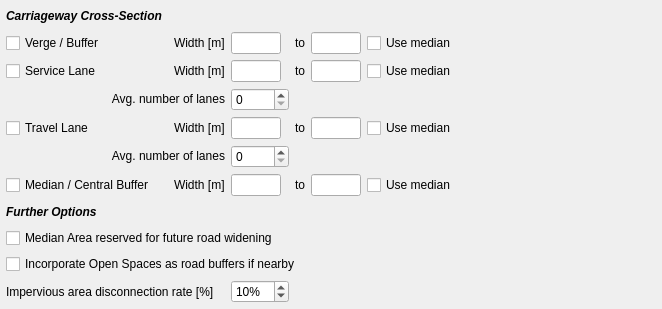
                   <widget class="QWidget" name="arterial_info_wdg_3" native="true">
                    <property name="sizePolicy">
                     <sizepolicy hsizetype="Preferred" vsizetype="Fixed">
                      <horstretch>0</horstretch>
                      <verstretch>0</verstretch>
                     </sizepolicy>
                    </property>
                    <property name="minimumSize">
                     <size>
                      <width>0</width>
                      <height>0</height>
                     </size>
                    </property>
                    <property name="maximumSize">
                     <size>
                      <width>16777215</width>
                      <height>16777215</height>
                     </size>
                    </property>
                    <layout class="QGridLayout" name="gridLayout_30">
                     <property name="leftMargin">
                      <number>6</number>
                     </property>
                     <property name="topMargin">
                      <number>6</number>
                     </property>
                     <property name="rightMargin">
                      <number>6</number>
                     </property>
                     <property name="bottomMargin">
                      <number>6</number>
                     </property>
                     <item row="10" column="0" colspan="7">
                      <widget class="QCheckBox" name="hwy_median_reserved">
                       <property name="whatsThis">
                        <string>If the median area cannot be developed at all, check this box to restrict any activity on this part of the infrastructure.</string>
                       </property>
                       <property name="text">
                        <string>Median Area reserved for future road widening</string>
                       </property>
                      </widget>
                     </item>
                     <item row="11" column="0" colspan="7">
                      <widget class="QCheckBox" name="hwy_openspacebuffer">
                       <property name="whatsThis">
                        <string>If the median area cannot be developed at all, check this box to restrict any activity on this part of the infrastructure.</string>
                       </property>
                       <property name="text">
                        <string>Incorporate Open Spaces as road buffers if nearby</string>
                       </property>
                      </widget>
                     </item>
                     <item row="9" column="7">
                      <spacer name="verticalSpacer_21">
                       <property name="orientation">
                        <enum>Qt::Vertical</enum>
                       </property>
                       <property name="sizeHint" stdset="0">
                        <size>
                         <width>20</width>
                         <height>20</height>
                        </size>
                       </property>
                      </spacer>
                     </item>
                     <item row="11" column="7">
                      <spacer name="verticalSpacer_22">
                       <property name="orientation">
                        <enum>Qt::Vertical</enum>
                       </property>
                       <property name="sizeHint" stdset="0">
                        <size>
                         <width>20</width>
                         <height>20</height>
                        </size>
                       </property>
                      </spacer>
                     </item>
                     <item row="1" column="4">
                      <widget class="QLabel" name="hwy_verge_w_lbl2">
                       <property name="text">
                        <string>to</string>
                       </property>
                      </widget>
                     </item>
                     <item row="4" column="0" colspan="3">
                      <widget class="QLabel" name="hwy_service_w_lbl3">
                       <property name="text">
                        <string>&lt;html&gt;&lt;head/&gt;&lt;body&gt;&lt;p align=&quot;right&quot;&gt;Avg. number of lanes&lt;/p&gt;&lt;/body&gt;&lt;/html&gt;</string>
                       </property>
                      </widget>
                     </item>
                     <item row="2" column="7">
                      <spacer name="horizontalSpacer_49">
                       <property name="orientation">
                        <enum>Qt::Horizontal</enum>
                       </property>
                       <property name="sizeHint" stdset="0">
                        <size>
                         <width>200</width>
                         <height>20</height>
                        </size>
                       </property>
                      </spacer>
                     </item>
                     <item row="2" column="2">
                      <widget class="QLabel" name="hwy_service_w_lbl1">
                       <property name="text">
                        <string>Width [m]</string>
                       </property>
                      </widget>
                     </item>
                     <item row="2" column="4">
                      <widget class="QLabel" name="hwy_service_w_lbl2">
                       <property name="text">
                        <string>to</string>
                       </property>
                      </widget>
                     </item>
                     <item row="4" column="3">
                      <widget class="QSpinBox" name="hwy_service_lanes"/>
                     </item>
                     <item row="2" column="3">
                      <widget class="QLineEdit" name="hwy_service_wmin">
                       <property name="maximumSize">
                        <size>
                         <width>50</width>
                         <height>16777215</height>
                        </size>
                       </property>
                       <property name="text">
                        <string/>
                       </property>
                      </widget>
                     </item>
                     <item row="2" column="5">
                      <widget class="QLineEdit" name="hwy_service_wmax">
                       <property name="maximumSize">
                        <size>
                         <width>50</width>
                         <height>16777215</height>
                        </size>
                       </property>
                       <property name="text">
                        <string/>
                       </property>
                      </widget>
                     </item>
                     <item row="2" column="6">
                      <widget class="QCheckBox" name="hwy_service_median">
                       <property name="text">
                        <string>Use median</string>
                       </property>
                      </widget>
                     </item>
                     <item row="9" column="0">
                      <widget class="QLabel" name="hwy_options_title">
                       <property name="text">
                        <string>&lt;html&gt;&lt;head/&gt;&lt;body&gt;&lt;p&gt;&lt;span style=&quot; font-weight:600; font-style:italic;&quot;&gt;Further Options&lt;/span&gt;&lt;/p&gt;&lt;/body&gt;&lt;/html&gt;</string>
                       </property>
                      </widget>
                     </item>
                     <item row="8" column="2">
                      <widget class="QLabel" name="hwy_centralbuffer_w_lbl1">
                       <property name="text">
                        <string>Width [m]</string>
                       </property>
                      </widget>
                     </item>
                     <item row="1" column="2">
                      <widget class="QLabel" name="hwy_verge_w_lbl1">
                       <property name="text">
                        <string>Width [m]</string>
                       </property>
                      </widget>
                     </item>
                     <item row="2" column="0">
                      <widget class="QCheckBox" name="hwy_service_check">
                       <property name="whatsThis">
                        <string>If the median area cannot be developed at all, check this box to restrict any activity on this part of the infrastructure.</string>
                       </property>
                       <property name="text">
                        <string>Service Lane</string>
                       </property>
                      </widget>
                     </item>
                     <item row="1" column="5">
                      <widget class="QLineEdit" name="hwy_verge_wmax">
                       <property name="maximumSize">
                        <size>
                         <width>50</width>
                         <height>16777215</height>
                        </size>
                       </property>
                       <property name="text">
                        <string/>
                       </property>
                      </widget>
                     </item>
                     <item row="1" column="6">
                      <widget class="QCheckBox" name="hwy_verge_median">
                       <property name="text">
                        <string>Use median</string>
                       </property>
                      </widget>
                     </item>
                     <item row="8" column="5">
                      <widget class="QLineEdit" name="hwy_centralbuffer_wmax">
                       <property name="maximumSize">
                        <size>
                         <width>50</width>
                         <height>16777215</height>
                        </size>
                       </property>
                       <property name="text">
                        <string/>
                       </property>
                      </widget>
                     </item>
                     <item row="8" column="4">
                      <widget class="QLabel" name="hwy_centralbuffer_w_lbl2">
                       <property name="text">
                        <string>to</string>
                       </property>
                      </widget>
                     </item>
                     <item row="7" column="0" colspan="3">
                      <widget class="QLabel" name="hwy_travellane_w_lbl3">
                       <property name="text">
                        <string>&lt;html&gt;&lt;head/&gt;&lt;body&gt;&lt;p align=&quot;right&quot;&gt;Avg. number of lanes&lt;/p&gt;&lt;/body&gt;&lt;/html&gt;</string>
                       </property>
                      </widget>
                     </item>
                     <item row="8" column="7">
                      <spacer name="horizontalSpacer_52">
                       <property name="orientation">
                        <enum>Qt::Horizontal</enum>
                       </property>
                       <property name="sizeHint" stdset="0">
                        <size>
                         <width>200</width>
                         <height>20</height>
                        </size>
                       </property>
                      </spacer>
                     </item>
                     <item row="5" column="3">
                      <widget class="QLineEdit" name="hwy_travellane_wmin">
                       <property name="maximumSize">
                        <size>
                         <width>50</width>
                         <height>16777215</height>
                        </size>
                       </property>
                       <property name="text">
                        <string/>
                       </property>
                      </widget>
                     </item>
                     <item row="1" column="3">
                      <widget class="QLineEdit" name="hwy_verge_wmin">
                       <property name="maximumSize">
                        <size>
                         <width>50</width>
                         <height>16777215</height>
                        </size>
                       </property>
                       <property name="text">
                        <string/>
                       </property>
                      </widget>
                     </item>
                     <item row="5" column="0" colspan="2">
                      <widget class="QCheckBox" name="hwy_travellane_check">
                       <property name="whatsThis">
                        <string>If the median area cannot be developed at all, check this box to restrict any activity on this part of the infrastructure.</string>
                       </property>
                       <property name="text">
                        <string>Travel Lane</string>
                       </property>
                      </widget>
                     </item>
                     <item row="1" column="0" colspan="2">
                      <widget class="QCheckBox" name="hwy_verge_check">
                       <property name="whatsThis">
                        <string>If the median area cannot be developed at all, check this box to restrict any activity on this part of the infrastructure.</string>
                       </property>
                       <property name="text">
                        <string>Verge / Buffer</string>
                       </property>
                      </widget>
                     </item>
                     <item row="8" column="3">
                      <widget class="QLineEdit" name="hwy_centralbuffer_wmin">
                       <property name="maximumSize">
                        <size>
                         <width>50</width>
                         <height>16777215</height>
                        </size>
                       </property>
                       <property name="text">
                        <string/>
                       </property>
                      </widget>
                     </item>
                     <item row="7" column="3">
                      <widget class="QSpinBox" name="hwy_travellane_lanes"/>
                     </item>
                     <item row="8" column="6">
                      <widget class="QCheckBox" name="hwy_centralbuffer_median">
                       <property name="text">
                        <string>Use median</string>
                       </property>
                      </widget>
                     </item>
                     <item row="8" column="0" colspan="2">
                      <widget class="QCheckBox" name="hwy_centralbuffer_check">
                       <property name="whatsThis">
                        <string>If the median area cannot be developed at all, check this box to restrict any activity on this part of the infrastructure.</string>
                       </property>
                       <property name="text">
                        <string>Median / Central Buffer</string>
                       </property>
                      </widget>
                     </item>
                     <item row="5" column="5">
                      <widget class="QLineEdit" name="hwy_travellane_wmax">
                       <property name="maximumSize">
                        <size>
                         <width>50</width>
                         <height>16777215</height>
                        </size>
                       </property>
                       <property name="text">
                        <string/>
                       </property>
                      </widget>
                     </item>
                     <item row="5" column="2">
                      <widget class="QLabel" name="hwy_travellane_w_lbl1">
                       <property name="text">
                        <string>Width [m]</string>
                       </property>
                      </widget>
                     </item>
                     <item row="5" column="4">
                      <widget class="QLabel" name="hwy_travellane_w_lbl2">
                       <property name="text">
                        <string>to</string>
                       </property>
                      </widget>
                     </item>
                     <item row="5" column="7">
                      <spacer name="horizontalSpacer_48">
                       <property name="orientation">
                        <enum>Qt::Horizontal</enum>
                       </property>
                       <property name="sizeHint" stdset="0">
                        <size>
                         <width>200</width>
                         <height>20</height>
                        </size>
                       </property>
                      </spacer>
                     </item>
                     <item row="5" column="6">
                      <widget class="QCheckBox" name="hwy_travellane_median">
                       <property name="text">
                        <string>Use median</string>
                       </property>
                      </widget>
                     </item>
                     <item row="0" column="0">
                      <widget class="QLabel" name="hwy_carriageway_title">
                       <property name="text">
                        <string>&lt;html&gt;&lt;head/&gt;&lt;body&gt;&lt;p&gt;&lt;span style=&quot; font-weight:600; font-style:italic;&quot;&gt;Carriageway Cross-Section&lt;/span&gt;&lt;/p&gt;&lt;/body&gt;&lt;/html&gt;</string>
                       </property>
                      </widget>
                     </item>
                     <item row="0" column="7">
                      <spacer name="verticalSpacer_20">
                       <property name="orientation">
                        <enum>Qt::Vertical</enum>
                       </property>
                       <property name="sizeHint" stdset="0">
                        <size>
                         <width>20</width>
                         <height>20</height>
                        </size>
                       </property>
                      </spacer>
                     </item>
                     <item row="1" column="7">
                      <spacer name="horizontalSpacer_47">
                       <property name="orientation">
                        <enum>Qt::Horizontal</enum>
                       </property>
                       <property name="sizeHint" stdset="0">
                        <size>
                         <width>200</width>
                         <height>20</height>
                        </size>
                       </property>
                      </spacer>
                     </item>
                     <item row="12" column="0" colspan="3">
                      <widget class="QLabel" name="hwy_impdced_lbl">
                       <property name="text">
                        <string>Impervious area disconnection rate [%]</string>
                       </property>
                      </widget>
                     </item>
                     <item row="12" column="3">
                      <widget class="QSpinBox" name="hwy_impdced_spin">
                       <property name="suffix">
                        <string>%</string>
                       </property>
                       <property name="maximum">
                        <number>100</number>
                       </property>
                       <property name="value">
                        <number>10</number>
                       </property>
                      </widget>
                     </item>
                    </layout>
                   </widget>
